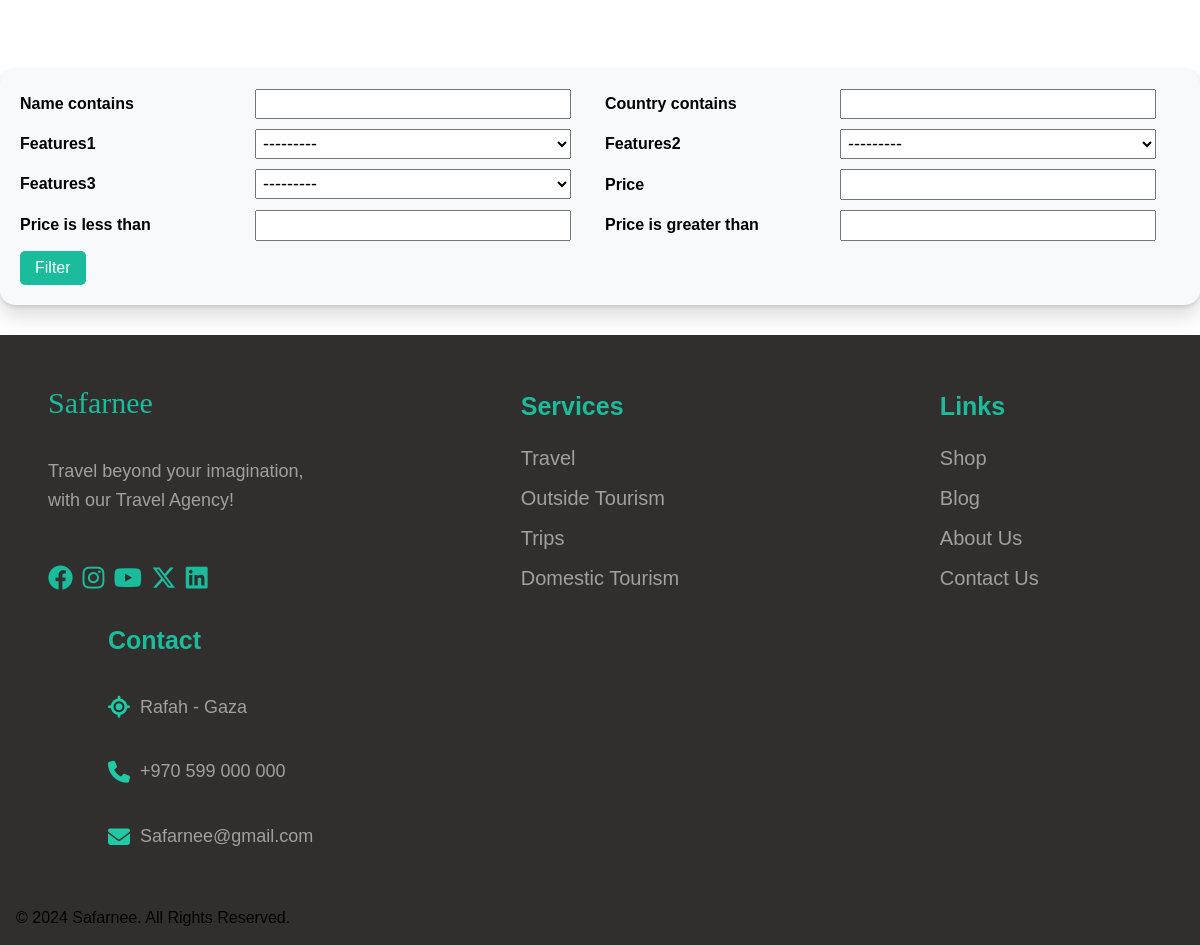
The app's page /search (lower part), older data.
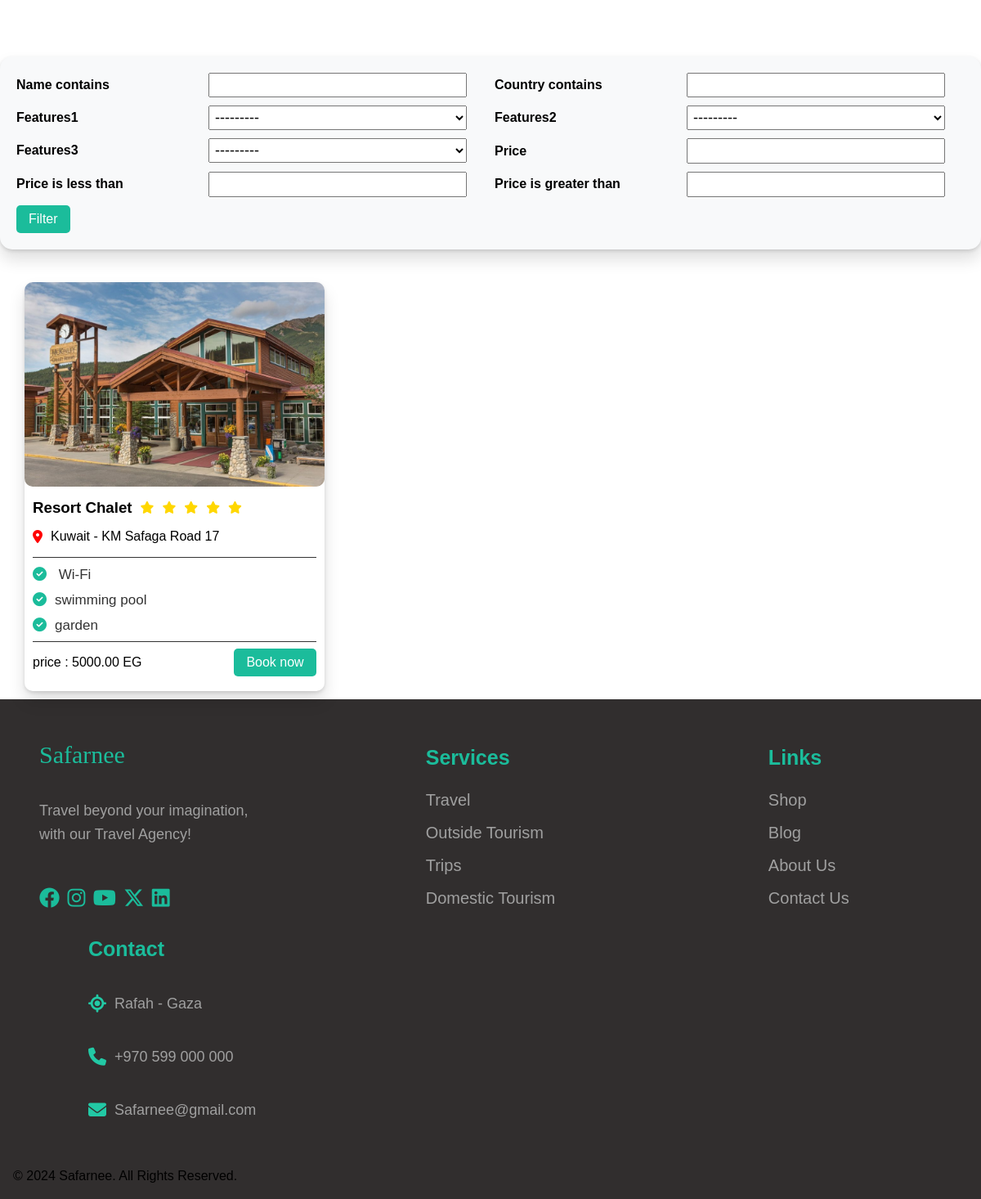
The same page, newer data.
### search/models.py (models this page shows, shortened)
class Hotel(models.Model):
    name=models.CharField(max_length=50)
    address=models.CharField( max_length=50)
    country = models.CharField(max_length=30)
    image = models.ImageField(upload_to=image_upload2)
    features1=models.CharField( max_length=50,choices=features)
    features2=models.CharField( max_length=50,choices=features)
    features3=models.CharField( max_length=50,choices=features)
    price = models.DecimalField(max_digits=8, decimal_places=2)
    continent = models.CharField(max_length=30,choices=continent)
    slug=models.SlugField(blank=True,null=True)

### search/views.py (the view)
# urls.py: path('search', include('search.urls')),
def search(request):
    hotels=Hotel.objects.all()
    myfilter=HotelFilter(request.GET,queryset=hotels)
    hotels=myfilter.qs
    return render(request,'search.html',{'hotels':hotels,'myfilter':myfilter})

### search/templates/search.html (shortened to what this page needs)
{% extends "base.html" %}
{% load bootstrap4 %}
{% load static %}
{% block add %}
<link rel="stylesheet" href="{% static 'CSS/search.css' %}">
{% endblock add %}
{% block content %}
<div class="filter">
    <form method="GET" class="row">
        {% for field in myfilter.form.visible_fields %}
        <div class="col-sm-6">
            <div class="form-group">
                <label>{{ field.label }}</label>
                {{ field }}
            </div>
        </div>
        {% endfor %}
        <div class="col-sm-12 text-center">
            <button type="submit" class="btn btn-primary btn-lg btn-block">Filter</button>
        </div>
    </form>
</div>
<div class="parent container">
    {% for hotel in hotels %}
    <div class="card">
        <a href="{% url 'book_hotel' slug=hotel.slug %}">
        <img class="card-img-top" src="{{ hotel.image.url }}" alt="Card image cap" />
        </a>
        <div class="card-body">
            <div class="name-star">
                <h3 class="card-title">{{ hotel.name }}</h3>
                <i class="fa-solid fa-star"></i>
                <i class="fa-solid fa-star"></i>
                <i class="fa-solid fa-star"></i>
                <i class="fa-solid fa-star"></i>
                <i class="fa-solid fa-star"></i>
            </div>
            <div class="location-h">
                <i class="fa-solid fa-location-dot"></i>
                <p class="card-text">{{ hotel.country }} - {{ hotel.address }}</p>
            </div>
            <ul>
                <li>{{ hotel.features1 }}</li>
                <li>{{ hotel.features2 }}</li>
                <li>{{ hotel.features3 }}</li>
            </ul>
            <div class="info">
                <p class="price">price : {{ hotel.price }} EG</p>
                <a class="btn-book" href="{% url 'book_hotel' slug=hotel.slug %}">Book now</a>
            </div>
        </div>
    </div>
    {% endfor %}
</div>
{% endblock content %}

### templates/base.html (shortened to what this page needs)
{% load static %}
{% load bootstrap4 %}
<!DOCTYPE html>
<html lang="en">
  <head>
    <link rel="stylesheet" href="{% static 'CSS/normalize.css' %}" />
    <link href="{% static 'https://cdn.jsdelivr.net/npm/bootstrap-icons@1.7.2/font/bootstrap-icons.css"rel="stylesheet' %}"/>
    <link rel="stylesheet" href="{% static 'CSS/all.min.css' %}" />
    <link rel="stylesheet" href="{% static 'CSS/style.css' %}" />
    <link rel="stylesheet" href="{% static 'CSS/login.css' %}">
    {% block add %}{% endblock add %}
  </head>
  <body>
{% block content %}
{% endblock content %}
    <footer>
      <div class="container-footer">
        <div class="row box">
          <div class="col" id="company">
            <a href="{% url "home" %}" class="logo footer" title="Safarnee"
              >Safarnee</a
            >
            <p>Travel beyond your imagination, with our Travel Agency!</p>
            <div class="social">
              <a
                href="https://www.facebook.com"
                title="facebook"
                style="--clr: #1877f2"
                ><i class="fab fa-facebook"></i
              ></a>
              <a
                href="https://www.instagram.com"
                title="instagram"
                style="--clr: #c32aa3"
                ><i class="fab fa-instagram"></i
              ></a>
              <a
                href="https://www.youtube.com"
                title="youtube"
                style="--clr: #f00"
                ><i class="fab fa-youtube"></i
              ></a>
              <a
                href="https://www.twitter.com"
                title="x-twitter"
                style="--clr: #e7e9ea"
                ><i class="fa-brands fa-x-twitter"></i
              ></a>
              <a
                href="https://www.linkedin.com"
                title="linkedin"
                style="--clr: #114a66"
                ><i class="fab fa-linkedin"></i
              ></a>
            </div>
          </div>
          <div class="col" id="services">
            <h3>Services</h3>
            <div class="links">
              <a href="#travel">Travel</a>
              <a href="#">Outside Tourism</a>
              <a href="#">Trips</a>
              <a href="#">Domestic Tourism</a>
            </div>
          </div>
          <div class="col" id="useful-links">
            <h3>Links</h3>
            <div class="links">
              <a href="{% url 'shop' %}">Shop</a>
              <a href="{% url 'blog' %}">Blog</a>
              <a href="{% url 'about' %}">About Us</a>
              <a href="{% url 'contact' %}">Contact Us</a>
            </div>
          </div>
          <div class="col" id="contact">
            <h3>Contact</h3>
            <div class="contact-details">
              <i class="fa fa-location"></i>
              <p>Rafah - Gaza</p>
            </div>
            <div class="contact-details">
              <i class="fa fa-phone"></i>
              <p>+970 599 000 000</p>
            </div>
            <div class="contact-details">
              <i class="fa fa-envelope"></i>
              <p>Safarnee@gmail.com</p>
            </div>
          </div>
        </div>
        <p class="rights">© 2024 Safarnee. All Rights Reserved.</p>
      </div>
    </footer>
  </body>
</html>

### static/CSS/style.css (style rules this page uses)
:root { --main-color: #1bbc9b; --secondary-color: #22c9a5; --section-background: #f2f2f2; --color-333: #333; --co-inputFiled: #eaffffa1; --co-titleForm: #467894; --color-116: rgb(116, 116, 116); --clr909090: #909090; --clr-e8e8e8: #e8e8e8; --font-fam: Lucida; --main-transition: 0.3s; --mr-100: 100px; --pa-100: 100px; --br-10: 10px; --br-7: 7px; --br-5: 5px; --pd: 12px 0px; --fs: 17px; }
* { -webkit-box-sizing: border-box; -moz-box-sizing: border-box; box-sizing: border-box; }
body { font-family: "Cairo", sans-serif; }
html { scroll-behavior: smooth; }
ul { list-style: none; margin: 0; padding: 0; }
a { text-decoration: none; color: black; }
.container { padding-left: 15px; padding-right: 15px; margin-left: auto; margin-right: auto; }
@media (min-width: 768px) { .container { width: 750px; } }
@media (min-width: 992px) { .container { width: 970px; } }
@media (min-width: 1200px) { .container { width: 1170px; } }
.btn { background-color: var(--main-color); color: white; padding: 8px 15px; cursor: pointer; border: none; user-select: none; border-radius: var(--br-5); transition: var(--main-transition); }
.logo { color: var(--main-color); font-family: Algerian, French Script MT, Century; font-size: 30px; height: 72px; display: flex; justify-content: center; align-items: center; }
footer { background-color: rgb(49, 46, 46); position: relative; width: 100%; min-height: 350px; padding: 2rem 1rem .11rem; }
.container-footer { margin: 0 auto; }
footer .box { display: grid; grid-template-columns: repeat(auto-fill, minmax(350px, 1fr)); justify-content: center; justify-items: center; margin-bottom: 40px; }
footer .row .col { color: #f2f2f2f2; padding: 0 2rem; }
footer .row .col .logo { margin-left: 0; justify-content: flex-start; padding-left: 0; }
footer .row .col h3 { font-size: 25px; color: var(--main-color); margin-bottom: 20px; position: relative; cursor: pointer; }
.col p { font-size: 18px; line-height: 1.6; color: #a0a0a0; text-wrap: balance; }
.col h3::after { content: ''; position: absolute; height: 2px; width: 0px; background-color: white; bottom: 0; left: 0; transition: var(--main-transition) ease; }
.col .social a i { color: var(--main-color); font-size: 25px; margin-top: 2rem; margin-right: 5px; transition: 0.3s ease; }
.col .links a { font-size: 20px; display: block; padding: 6px 0; text-decoration: none; color: #a0a0a0; margin-bottom: 5px; position: relative; transition: 0.3s ease; }
.col .links a::before { content: ''; height: 17px; width: 3px; position: absolute; top: 9px; left: -10px; background-color: var(--main-color); opacity: 0; -webkit-transition: .7s ease; -moz-transition: .7s ease; -ms-transition: .7s ease; -o-transition: .7s ease; transition: .7s ease; }
.col .contact-details { display: flex; align-items: center; }
footer .col .contact-details i { font-size: 22px; color: var(--secondary-color); margin-right: 10px; }

Row changes from the older to the newer data that the page shows:
added Hotel: image (picture), name "Resort Chalet", country "Kuwait", address "KM Safaga Road 17", features1 "Wi-Fi", features2 "swimming pool", features3 "garden", price "5000.00"
